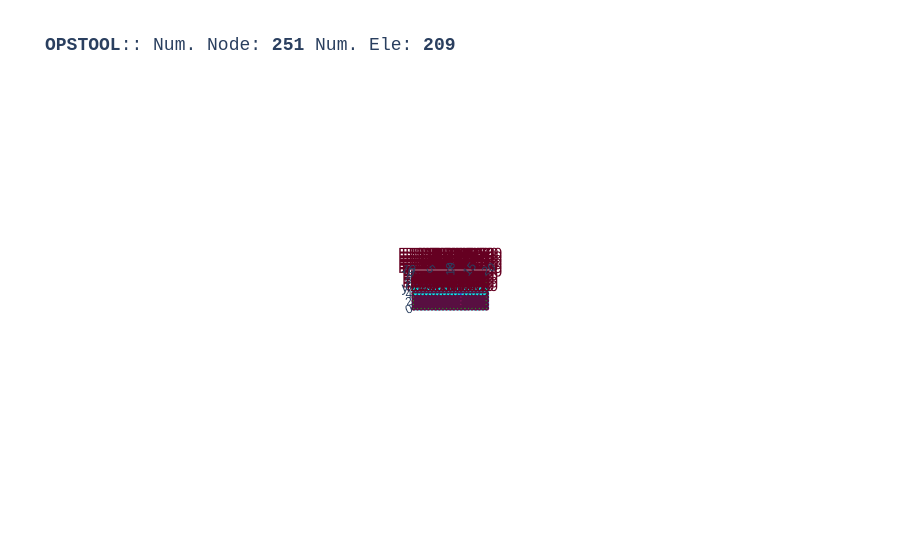

The cell this chart's notebook holds for it:
### Code cell
opst.vis.plotly.plot_model(show_node_numbering=False, show_ele_numbering=True, show_nodal_loads = False)

### Figure 1 — Plotly figure (JSON) as saved in the notebook; plotly's stock layout.template omitted (floating-point values rounded to 4 significant figures; data arrays with more than 128 entries replaced by an {"elided": "..."} marker saying what was removed)
{"data": [{"color": "#00FFFF", "hoverinfo": "skip", "i": {"elided": "400 int values"}, "j": {"elided": "400 int values"}, "k": {"elided": "400 int values"}, "name": "FourNodeQuadUP", "opacity": 1, "type": "mesh3d", "x": {"elided": "800 float values"}, "y": {"elided": "800 float values"}, "z": {"elided": "800 float values"}}, {"connectgaps": false, "hoverinfo": "skip", "line": {"color": "black", "width": 1}, "mode": "lines", "name": "Edge", "type": "scatter3d", "x": {"elided": "1200 float values"}, "y": {"elided": "1200 float values"}, "z": {"elided": "1200 float values"}}, {"connectgaps": false, "hoverinfo": "skip", "line": {"color": "#ff9408", "width": 5}, "mode": "lines", "name": "BeamContact2D", "type": "scatter3d", "x": [13.0, 12.9, NaN, 13.0, 12.9, NaN, 13.0, 12.9, NaN, 13.0, 12.9, NaN, 13.0, 12.9, NaN, 13.0, 12.9, NaN, 13.0, 12.9, NaN, 13.0, 12.9, NaN, 13.0, 12.9, NaN, 13.0, 12.9, NaN], "y": [6.0, 5.0, NaN, 6.0, 6.0, NaN, 7.0, 6.0, NaN, 7.0, 7.0, NaN, 8.0, 7.0, NaN, 8.0, 8.0, NaN, 9.0, 8.0, NaN, 9.0, 9.0, NaN, 10.0, 9.0, NaN, 10.0, 10.0, NaN], "z": [0.0, 0.0, NaN, 0.0, 0.0, NaN, 0.0, 0.0, NaN, 0.0, 0.0, NaN, 0.0, 0.0, NaN, 0.0, 0.0, NaN, 0.0, 0.0, NaN, 0.0, 0.0, NaN, 0.0, 0.0, NaN, 0.0, 0.0, NaN]}, {"connectgaps": false, "hoverinfo": "skip", "line": {"color": "#0652ff", "width": 5}, "mode": "lines", "name": "DispBeamColumn2d", "type": "scatter3d", "x": [12.9, 12.9, NaN, 12.9, 12.9, NaN, 12.9, 12.9, NaN, 12.9, 12.9, NaN, 12.9, 12.9, NaN, 12.9, 12.9, NaN, 12.9, 12.9, NaN, 12.9, 12.9, NaN, 12.9, 12.9, NaN], "y": [1.0, 2.0, NaN, 2.0, 3.0, NaN, 3.0, 4.0, NaN, 4.0, 5.0, NaN, 5.0, 6.0, NaN, 6.0, 7.0, NaN, 7.0, 8.0, NaN, 8.0, 9.0, NaN, 9.0, 10.0, NaN], "z": [0.0, 0.0, NaN, 0.0, 0.0, NaN, 0.0, 0.0, NaN, 0.0, 0.0, NaN, 0.0, 0.0, NaN, 0.0, 0.0, NaN, 0.0, 0.0, NaN, 0.0, 0.0, NaN, 0.0, 0.0, NaN]}, {"customdata": {"elided": "200 str values"}, "hovertemplate": "%{customdata}", "marker": {"color": "#00FFFF", "size": 3, "symbol": "diamond-open"}, "mode": "markers", "name": "FourNodeQuadUP", "type": "scatter3d", "x": {"elided": "200 float values"}, "y": {"elided": "200 float values"}, "z": {"elided": "200 float values"}}, {"customdata": ["eleTag: 1001<br>connectedNodes:<br> [243 237]", "eleTag: 1001<br>connectedNodes:<br> [243 238]", "eleTag: 1002<br>connectedNodes:<br> [244 238]", "eleTag: 1002<br>connectedNodes:<br> [244 239]", "eleTag: 1003<br>connectedNodes:<br> [245 239]", "eleTag: 1003<br>connectedNodes:<br> [245 240]", "eleTag: 1004<br>connectedNodes:<br> [246 240]", "eleTag: 1004<br>connectedNodes:<br> [246 241]", "eleTag: 1005<br>connectedNodes:<br> [247 241]", "eleTag: 1005<br>connectedNodes:<br> [247 242]"], "hovertemplate": "%{customdata}", "marker": {"color": "#ff9408", "size": 3, "symbol": "diamond-open"}, "mode": "markers", "name": "BeamContact2D", "type": "scatter3d", "x": [12.95, 12.95, 12.95, 12.95, 12.95, 12.95, 12.95, 12.95, 12.95, 12.95], "y": [5.5, 6.0, 6.5, 7.0, 7.5, 8.0, 8.5, 9.0, 9.5, 10.0], "z": [0.0, 0.0, 0.0, 0.0, 0.0, 0.0, 0.0, 0.0, 0.0, 0.0]}, {"customdata": ["eleTag: 8051<br>connectedNodes:<br> [233 234]", "eleTag: 8052<br>connectedNodes:<br> [234 235]", "eleTag: 8053<br>connectedNodes:<br> [235 236]", "eleTag: 8054<br>connectedNodes:<br> [236 237]", "eleTag: 8055<br>connectedNodes:<br> [237 238]", "eleTag: 8056<br>connectedNodes:<br> [238 239]", "eleTag: 8057<br>connectedNodes:<br> [239 240]", "eleTag: 8058<br>connectedNodes:<br> [240 241]", "eleTag: 8059<br>connectedNodes:<br> [241 242]"], "hovertemplate": "%{customdata}", "marker": {"color": "#0652ff", "size": 3, "symbol": "diamond-open"}, "mode": "markers", "name": "DispBeamColumn2d", "type": "scatter3d", "x": [12.9, 12.9, 12.9, 12.9, 12.9, 12.9, 12.9, 12.9, 12.9], "y": [1.5, 2.5, 3.5, 4.5, 5.5, 6.5, 7.5, 8.5, 9.5], "z": [0.0, 0.0, 0.0, 0.0, 0.0, 0.0, 0.0, 0.0, 0.0]}, {"customdata": {"elided": "251 str values"}, "hovertemplate": "x: %{x}<br>y: %{y}<br>z: %{z} <br>nodeTag: %{customdata}", "marker": {"color": "#580f41", "size": 3, "symbol": "circle"}, "mode": "markers", "name": "Nodes", "type": "scatter3d", "x": {"elided": "251 float values"}, "y": {"elided": "251 float values"}, "z": {"elided": "251 float values"}}, {"mode": "text", "name": "Element Tag", "text": {"elided": "209 str values"}, "textfont": {"color": "#650021", "size": 15}, "type": "scatter3d", "x": {"elided": "209 float values"}, "y": {"elided": "209 float values"}, "z": {"elided": "209 float values"}}, {"connectgaps": false, "hoverinfo": "skip", "line": {"color": "#15b01a", "width": 1}, "mode": "lines", "name": "BC", "type": "scatter3d", "x": {"elided": "570 float values"}, "y": {"elided": "570 float values"}, "z": {"elided": "570 float values"}}, {"connectgaps": false, "hoverinfo": "skip", "line": {"color": "#FF1493", "width": 2.5}, "mode": "lines", "name": "mp constraint", "type": "scatter3d", "x": [12.9, 13.0, NaN, 12.9, 13.0, NaN, 12.9, 13.0, NaN, 12.9, 13.0, NaN, 12.9, 13.0, NaN, 13.0, 13.0, NaN, 13.0, 13.0, NaN, 13.0, 13.0, NaN, 13.0, 13.0, NaN, 13.0, 13.0, NaN], "y": [1.0, 1.0, NaN, 2.0, 2.0, NaN, 3.0, 3.0, NaN, 4.0, 4.0, NaN, 5.0, 5.0, NaN, 6.0, 6.0, NaN, 7.0, 7.0, NaN, 8.0, 8.0, NaN, 9.0, 9.0, NaN, 10.0, 10.0, NaN], "z": [0.0, 0.0, NaN, 0.0, 0.0, NaN, 0.0, 0.0, NaN, 0.0, 0.0, NaN, 0.0, 0.0, NaN, 0.0, 0.0, NaN, 0.0, 0.0, NaN, 0.0, 0.0, NaN, 0.0, 0.0, NaN, 0.0, 0.0, NaN]}], "layout": {"autosize": true, "font": {"family": "Arial, sans-serif"}, "scene": {"aspectmode": "data", "camera": {"eye": {"x": 0, "y": -0.1, "z": 20}}, "dragmode": "pan", "xaxis": {"showbackground": false}, "yaxis": {"showbackground": false}, "zaxis": {"showbackground": true, "showgrid": true, "showticklabels": false, "ticks": "", "title": {"text": ""}, "visible": true}}, "showlegend": false, "title": {"font": {"family": "courier", "size": 18}, "text": "<b>OPSTOOL</b>:: Num. Node: <b>251</b> Num. Ele: <b>209</b>"}}}
